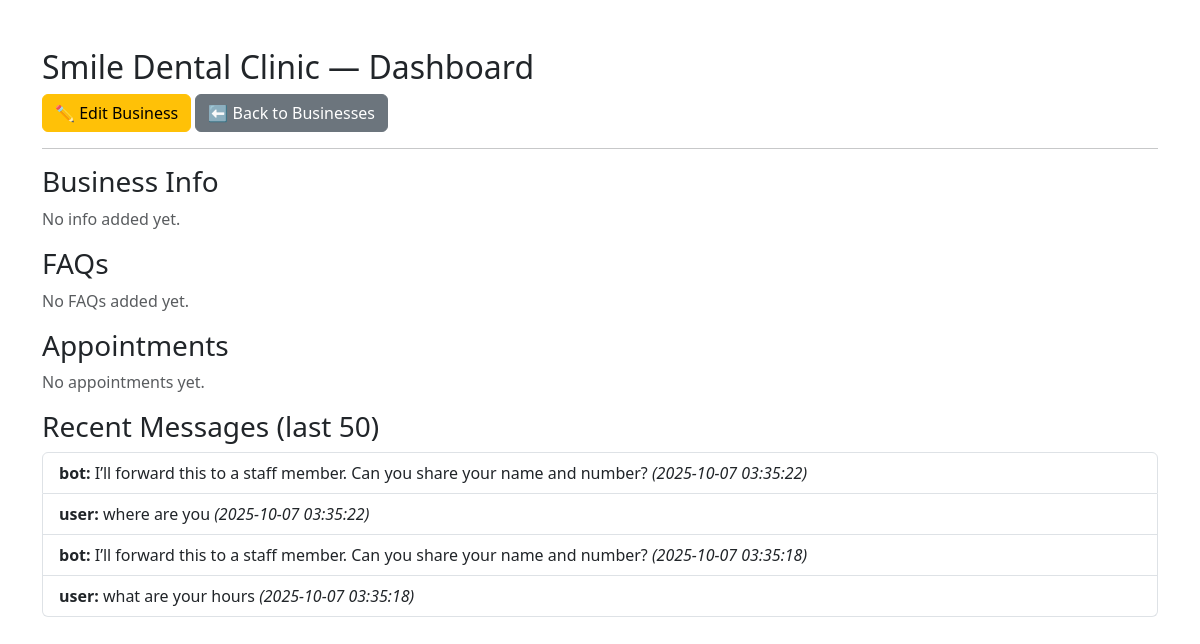
Before: /business/1 (signed in) with the older database file.
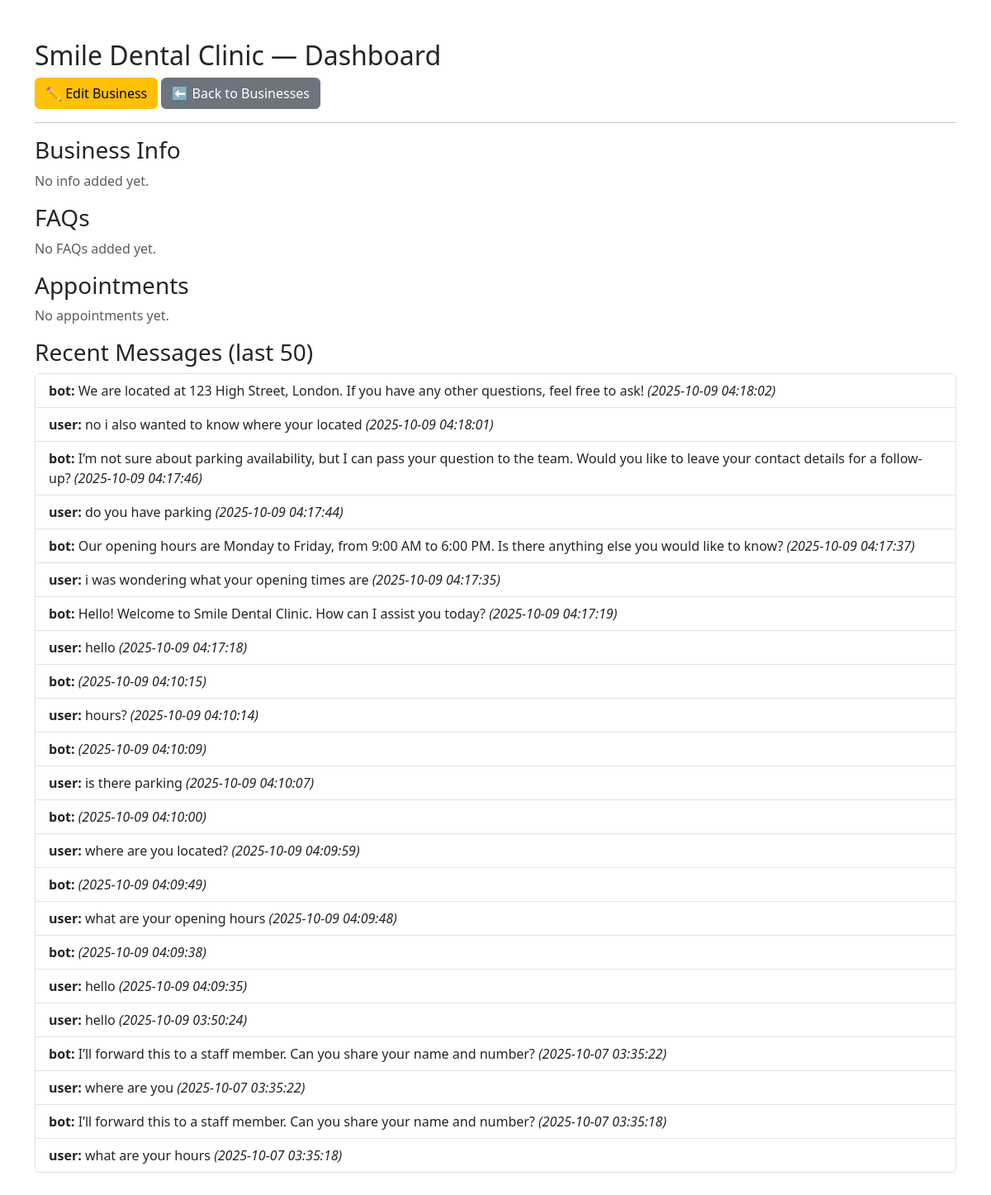
After: the same page with the newer database file.
### tables this page shows
CREATE TABLE businesses (
            id INTEGER PRIMARY KEY AUTOINCREMENT,
            name TEXT NOT NULL UNIQUE,
            slug TEXT NOT NULL UNIQUE,
            created_at TEXT NOT NULL DEFAULT CURRENT_TIMESTAMP
        , hours TEXT, address TEXT, services TEXT, tone TEXT);

CREATE TABLE messages (
            id INTEGER PRIMARY KEY AUTOINCREMENT,
            session_id INTEGER NOT NULL,
            timestamp TEXT NOT NULL DEFAULT CURRENT_TIMESTAMP,
            sender TEXT NOT NULL CHECK(sender IN ('user','bot')),
            text TEXT NOT NULL,
            FOREIGN KEY (session_id) REFERENCES sessions(id)
        );

### dashboard.py (the view)
@app.route("/business/<int:business_id>")
def business_dashboard(business_id):
    if "user" not in session:
        return redirect(url_for("login"))
    with get_conn() as con:
        business = con.execute("SELECT * FROM businesses WHERE id = ?", (business_id,)).fetchone()
        faqs = con.execute("SELECT * FROM faqs WHERE business_id = ?", (business_id,)).fetchall()
        info = con.execute("SELECT * FROM business_info WHERE business_id = ?", (business_id,)).fetchall()
        sessions = con.execute(
            "SELECT * FROM sessions WHERE business_id = ? ORDER BY started_at DESC",
            (business_id,)
        ).fetchall()
        appointments = con.execute(
            "SELECT * FROM appointments WHERE business_id = ? ORDER BY created_at DESC",
            (business_id,)
        ).fetchall()
        messages = con.execute(
            """SELECT * FROM messages
               WHERE session_id IN (SELECT id FROM sessions WHERE business_id = ?)
               ORDER BY id DESC LIMIT 50""",
            (business_id,)
        ).fetchall()
    business_data = {
        "name": business["name"],
        "faqs": {row["question"]: row["answer"] for row in faqs},
        "info": {row["key"]: row["value"] for row in info}
    }
    return render_template("dashboard.html",
                           business=business,
                           sessions=sessions,
                           messages=messages,
                           appointments=appointments,
                           business_data=business_data)

### core/db.py (called while the page is built)
def _connect():
    con = sqlite3.connect(DB_PATH, check_same_thread=False)
    con.row_factory = sqlite3.Row
    con.execute("PRAGMA foreign_keys = ON;")
    return con

@contextmanager
def get_conn():
    con = _connect()
    try:
        yield con
        con.commit()
    finally:
        con.close()

### templates/dashboard.html (shortened to what this page needs)
<!DOCTYPE html>
<html>
<head>
  <link href="https://cdn.jsdelivr.net/npm/bootstrap@5.3.3/dist/css/bootstrap.min.css" rel="stylesheet">
</head>
<body class="container py-5">
  <h2>{{ business['name'] }} — Dashboard</h2>
  <div class="mb-3">
    <a class="btn btn-warning" href="{{ url_for('edit_business', business_id=business['id']) }}">✏️ Edit Business</a>
    <a class="btn btn-secondary" href="{{ url_for('businesses') }}">⬅ Back to Businesses</a>
  </div>
  <hr>
  <h3>Business Info</h3>
  {% if business_data.info %}
    <ul class="list-group mb-3">
      {% for key, value in business_data.info.items() %}
        <li class="list-group-item"><b>{{ key }}:</b> {{ value }}</li>
      {% endfor %}
    </ul>
  {% else %}
    <p class="text-muted">No info added yet.</p>
  {% endif %}
  <h3>FAQs</h3>
  {% if business_data.faqs %}
    <ul class="list-group mb-3">
      {% for q, a in business_data.faqs.items() %}
        <li class="list-group-item"><b>Q:</b> {{ q }}<br><b>A:</b> {{ a }}</li>
      {% endfor %}
    </ul>
  {% else %}
    <p class="text-muted">No FAQs added yet.</p>
  {% endif %}
  <h3>Appointments</h3>
  {% if appointments %}
    <ul class="list-group mb-3">
      {% for appt in appointments %}
        <li class="list-group-item">{{ appt['date'] }} at {{ appt['time'] }} — {{ appt['service'] }}</li>
      {% endfor %}
    </ul>
  {% else %}
    <p class="text-muted">No appointments yet.</p>
  {% endif %}
  <h3>Recent Messages (last 50)</h3>
  {% if messages %}
    <ul class="list-group">
      {% for msg in messages %}
        <li class="list-group-item"><b>{{ msg['sender'] }}:</b> {{ msg['text'] }} <i>({{ msg['timestamp'] }})</i></li>
      {% endfor %}
    </ul>
  {% else %}
    <p class="text-muted">No messages yet.</p>
  {% endif %}
</body>
</html>

Changed rows visible on the page:
added messages: sender "bot", text "We are located at 123 High Street, London. If you have any other questions, feel free to ask!", timestamp "2025-10-09 04:18:02"
added messages: sender "user", text "no i also wanted to know where your located", timestamp "2025-10-09 04:18:01"
added messages: sender "bot", text "I’m not sure about parking availability, but I can pass your question to the team. Would you like to leave your contact details for a follow-up?", timestamp "2025-10-09 04:17:46"
added messages: sender "user", text "do you have parking", timestamp "2025-10-09 04:17:44"
added messages: sender "bot", text "Our opening hours are Monday to Friday, from 9:00 AM to 6:00 PM. Is there anything else you would like to know?", timestamp "2025-10-09 04:17:37"
added messages: sender "user", text "i was wondering what your opening times are", timestamp "2025-10-09 04:17:35"
added messages: sender "bot", text "Hello! Welcome to Smile Dental Clinic. How can I assist you today?", timestamp "2025-10-09 04:17:19"
added messages: sender "user", text "hello", timestamp "2025-10-09 04:17:18"
added messages: sender "bot", timestamp "2025-10-09 04:10:15"
added messages: sender "user", text "hours?", timestamp "2025-10-09 04:10:14"
added messages: sender "bot", timestamp "2025-10-09 04:10:09"
added messages: sender "user", text "is there parking", timestamp "2025-10-09 04:10:07"
added messages: sender "bot", timestamp "2025-10-09 04:10:00"
added messages: sender "user", text "where are you located?", timestamp "2025-10-09 04:09:59"
added messages: sender "bot", timestamp "2025-10-09 04:09:49"
added messages: sender "user", text "what are your opening hours", timestamp "2025-10-09 04:09:48"
added messages: sender "bot", timestamp "2025-10-09 04:09:38"
added messages: sender "user", text "hello", timestamp "2025-10-09 04:09:35"
added messages: sender "user", text "hello", timestamp "2025-10-09 03:50:24"
